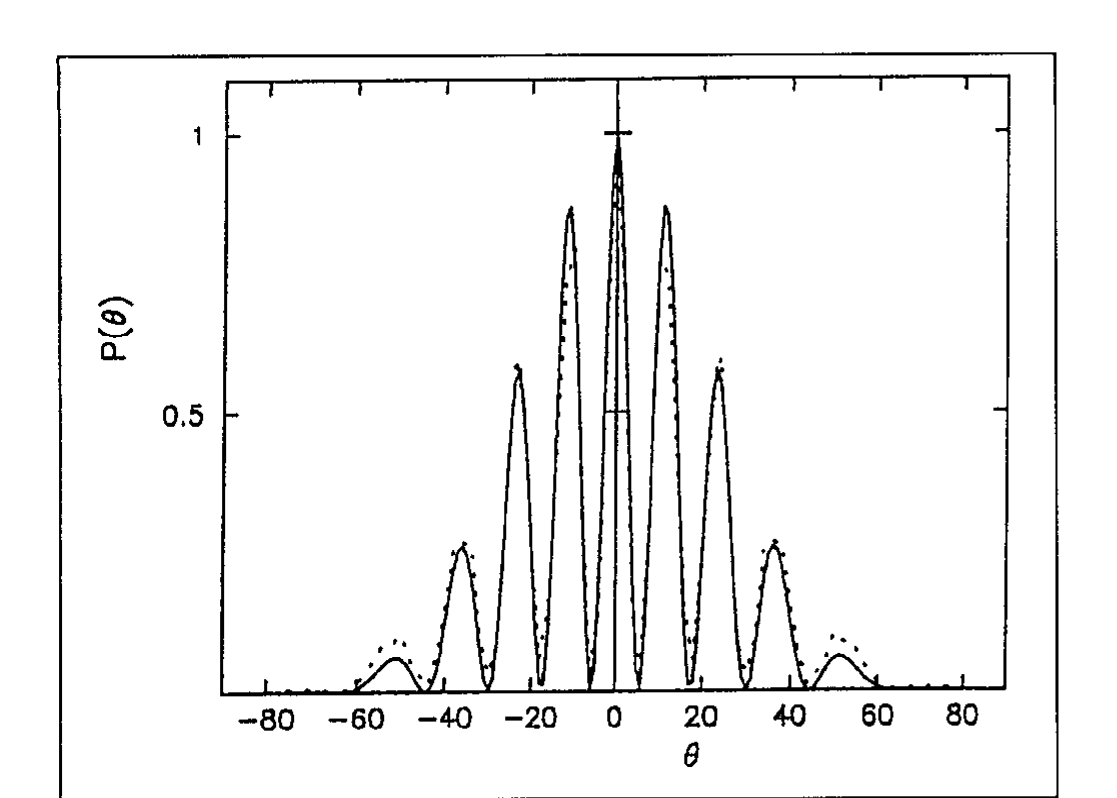
#> input picture case/quantum_double_slit/reference/figure2.png, 1117 x 798 px
$ python digitize.py
#> lines starting #> are read from the running program, lines starting #| are printed output that depends on the picture; after the words box and inside, x2 and y2 are one past the last pixel; in counts of white or black regions, pixels touching at a corner belong together
"""Trace the scanned Fig. 2 in image coordinates, independent of simulation data.

Run: python -m case.quantum_double_slit.digitize
The calibration and lobe windows apply only to the bundled 1117x798 crop.
"""
import argparse
import hashlib
import json
from pathlib import Path
import numpy as np
from PIL import Image
from scipy.ndimage import label
from scipy.signal import savgol_filter
from scipy.interpolate import PchipInterpolator

# Calibrate only from printed axes and ticks, never from FR or an aperture model.
ticks=np.arange(-80,81,20.)
bottom=np.array([265,356,443,529.5,613.5,700.5,789,875.5,962.])
top=np.array([270.5,359.5,447.5,533.5,617.5,704.5,793.5,880.5,966.5])
def intensity(x,y):return (691.5-.0089*(x-615)-y)/558.5
def angle(x,y):
 p=intensity(x,y); xx=bottom+(top-bottom)*p/1.095
 return np.interp(x,xx,ticks)
def xy(theta,p):
 x=np.interp(theta,ticks,bottom)+(np.interp(theta,ticks,top)-np.interp(theta,ticks,bottom))*p/1.095
 return x,691.5-.0089*(x-615)-558.5*p

def digitize(image, output):
#> called with output = 'case/quantum_double_slit/reference'
    image,output=Path(image),Path(output)
    output.mkdir(parents=True,exist_ok=True)
    im=np.array(Image.open(image).convert('L'))
    if im.shape!=(798,1117):
        raise ValueError('calibration requires the bundled 1117x798 source crop')
    height,width=im.shape
#> height = 798; width = 1117
    black=im<120
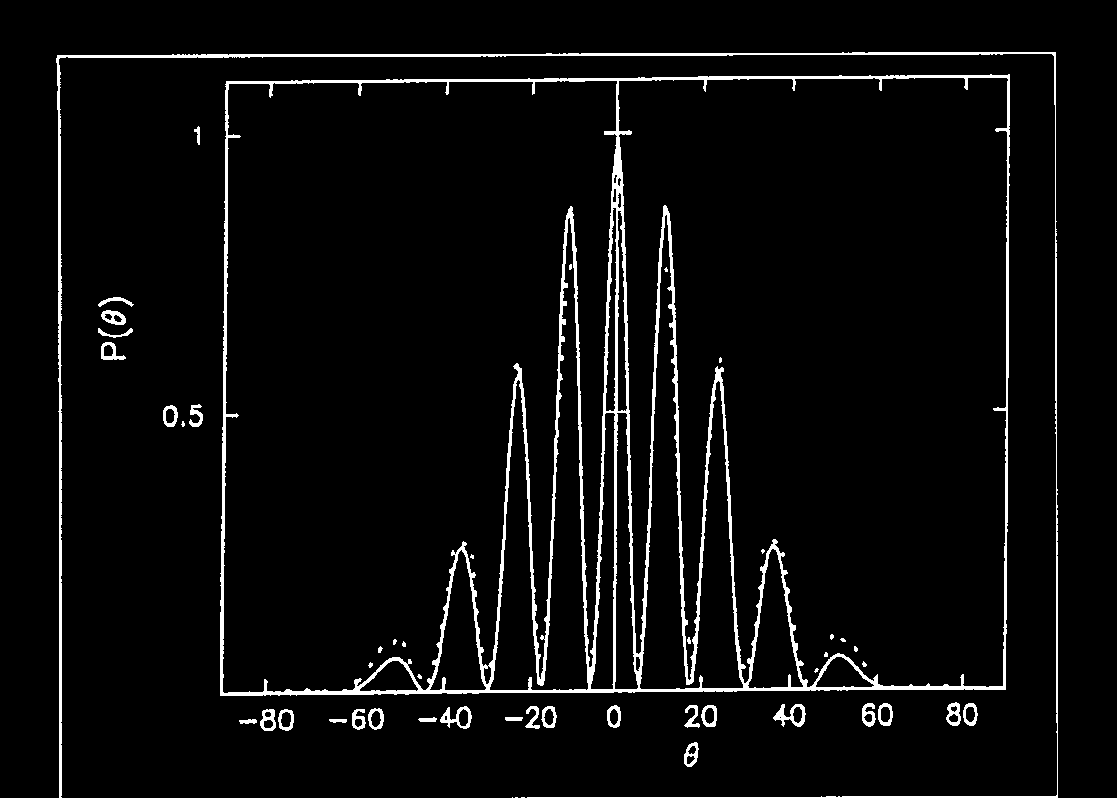
#> black: shape (798, 1117) bool; 4.5% white; 50 white regions (19 under 20 px), largest, box (x1, y1, x2, y2) and area: (220, 74, 1010, 696) 28450, (56, 52, 1058, 798) 6936, (773, 704, 806, 727) 323
    # Remove known coordinate-axis strokes; curve crossings remain marked occluded.
    mask=black.copy()
    for y in range(height):
     cx=613.6+(691.5-y)*4/600
     mask[y,max(0,round(cx-1.4)):round(cx+1.4)+1]=False
#> mask: shape (798, 1117) bool; 4.3% white; 57 white regions (20 under 20 px), largest, box (x1, y1, x2, y2) and area: (220, 78, 616, 696) 13488, (616, 74, 1010, 693) 12990, (56, 53, 616, 798) 3843
    mask[409:416,603:634]=False
#> mask: shape (798, 1117) bool; 4.3% white; 59 white regions (20 under 20 px), largest, box (x1, y1, x2, y2) and area: (220, 78, 616, 696) 12653, (616, 74, 1010, 693) 12144, (56, 53, 616, 798) 3843
    mask[129:138,602:634]=False
    for tx in bottom:
     by=691.5-.0089*(tx-615)
     mask[round(by-18):round(by+3),round(tx-3):round(tx+3)+1]=False
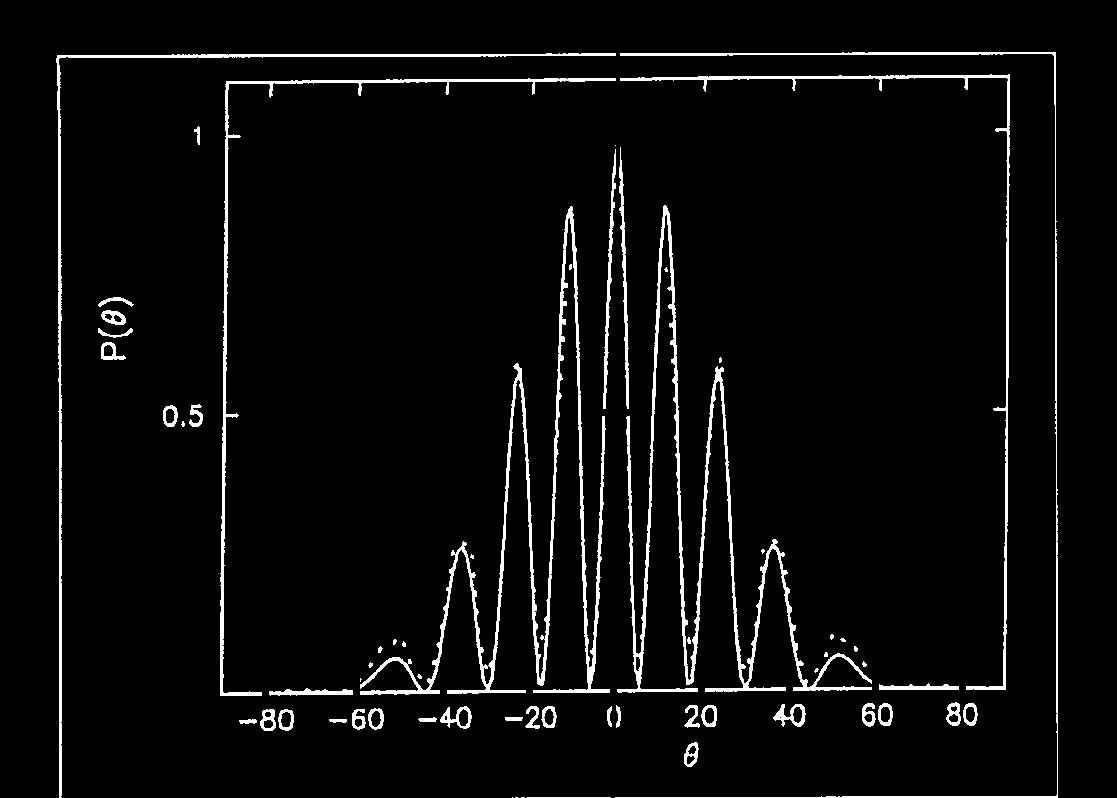
#> mask: shape (798, 1117) bool; 4.2% white; 62 white regions (21 under 20 px), largest, box (x1, y1, x2, y2) and area: (360, 206, 610, 695) 8312, (617, 205, 872, 693) 8234, (56, 53, 616, 798) 3843
    for x in range(width):mask[max(0,round(691.5-.0089*(x-615)-3)):,x]=False
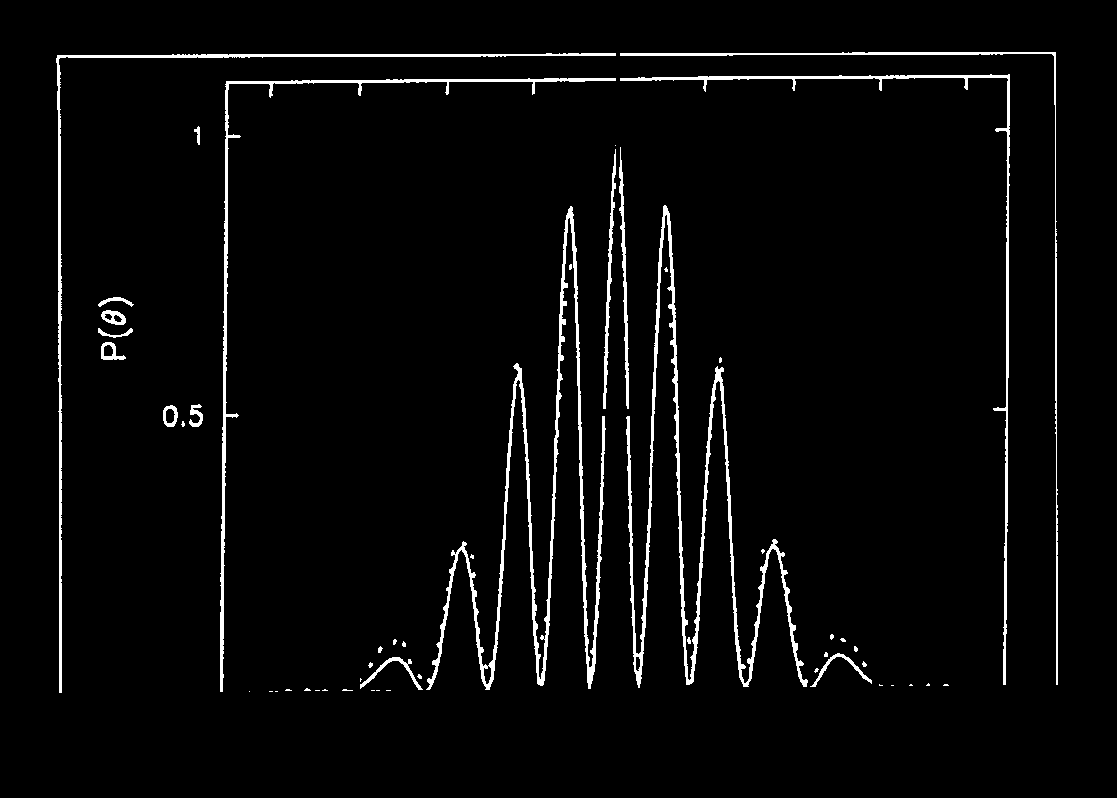
#> mask: shape (798, 1117) bool; 3.4% white; 53 white regions (34 under 20 px), largest, box (x1, y1, x2, y2) and area: (426, 206, 606, 690) 7124, (626, 205, 808, 688) 7099, (56, 53, 616, 693) 3531
    # Windows delimit lobes in IMAGE coordinates. Their peak height is measured
    # from ink, not specified as a numerical intensity anchor.
    windows=[(350,427,394,560),(427,487,463,470),(487,541,519,300),(541,591,570,170),
             (591,640,617,132),(640,691,666,170),(691,746,718,300),(746,806,775,470),(806,887,840,560)]
    labels,nlabels=label(mask); component_sizes=np.bincount(labels.ravel())
#> after `labels, nlabels = label(mask)`:
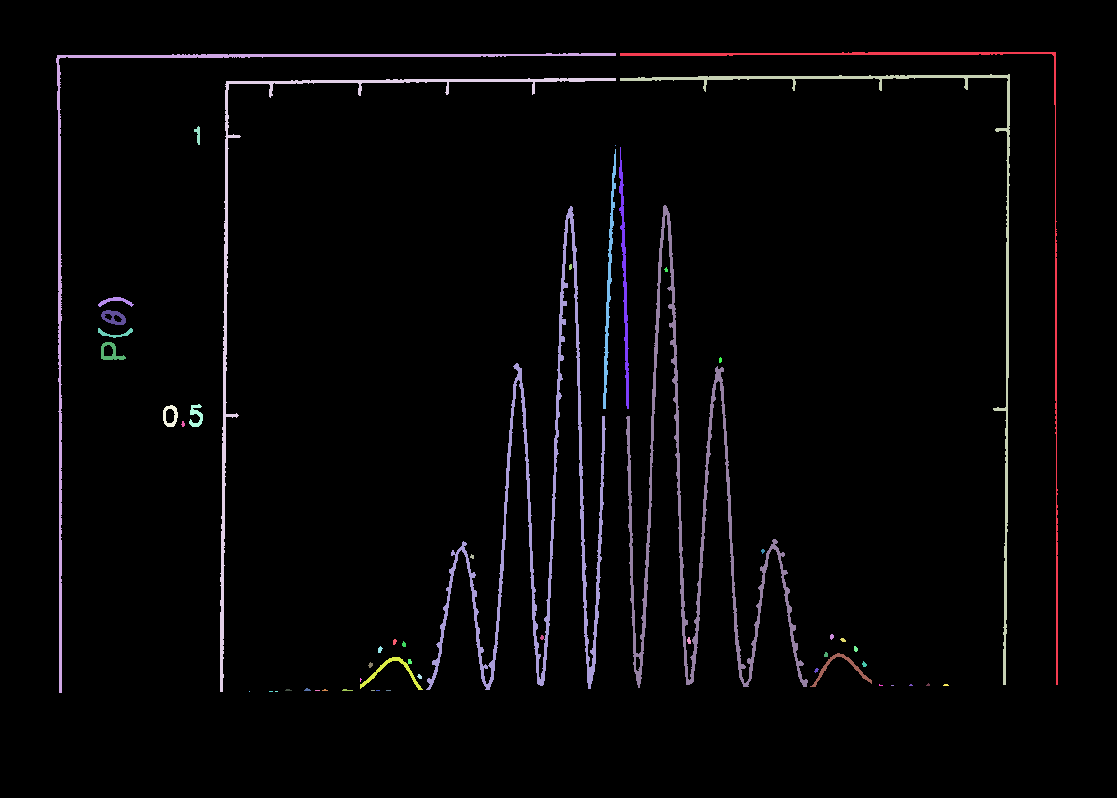
#> labels: shape (798, 1117) int32; 56 distinct labels, from 0 to 55; one colour per label, 0 black
#> after `labels, nlabels = label(mask)`: nlabels = 55
#> after `component_sizes = np.bincount(labels.ravel())`: component_sizes = 56 values, max 861142 at index 0, min 1 at index 6, mean 15917.2
    all_points=[];branch_points=[];peaks=[]
    for li,(left,right,guess,ystart) in enumerate(windows):
     if li==4:
      peakx,peaky=xy(0,1);peakx=float(peakx);peaky=float(peaky)
     else:
      rx=18 if li in (0,8) else 9
      yy,xx=np.where(mask[ystart:685,guess-rx:guess+rx+1]);yy=yy+ystart;xx=xx+guess-rx
      topy=int(yy.min());sel=yy<=topy+3
      peakx=float(np.median(xx[sel]));peaky=float(np.median(yy[sel]))
     peaks.append((peakx,peaky))
     split=peakx
     if li!=4:
      yy,xx=np.where(mask[ystart:685,guess-18:guess+19]);yy=yy+ystart;xx=xx+guess-18
      big=component_sizes[labels[yy,xx]]>100
      if np.any(big):
       topbig=yy[big].min(); split=float(np.median(xx[big&(yy<=topbig+3)]))
     for side,(lo,hi) in enumerate([(left,int(np.floor(split))),(int(np.ceil(split)),right)]):
      data=[]
      for y in range(int(np.ceil(peaky))+2,688):
       xs=np.flatnonzero(mask[y,lo:hi+1])+lo
       if not len(xs):continue
       groups=np.split(xs,np.where(np.diff(xs)>1)[0]+1)
       groups=[g for g in groups if len(g)>=2]
       if not groups:continue
       # A separated thick dash is preferred over the thin continuous model line.
       small=[g for g in groups if 3<=component_sizes[labels[y,int(g[len(g)//2])]]<100]
       widths=np.array([len(g) for g in groups]);g=max(small,key=len) if small else groups[int(np.argmax(widths))]
       x=float(g.mean())
       status=1 if small else 2
       spread=max(1.5,(xs.max()-xs.min())/2)
       data.append((x,float(y),status,spread))
      data=np.asarray(data)
      if len(data)<10:raise RuntimeError((li,side,'insufficient ink'))
      rawx=data[:,0].copy()
      # Small scan-pixel smoothing along each monotone branch, not across a peak.
      length=min(15,len(data)//2*2-1)
      smoothed=savgol_filter(rawx,length,2)
      # Keep the path inside the local measured ink envelope, expanded by 1 pixel.
      data[:,0]=np.clip(smoothed,rawx-data[:,3]-1,rawx+data[:,3]+1)
      vals=[]
      for j,(x,y,status,spread) in enumerate(data):
       vals.append((angle(x,y),max(0,intensity(x,y)),x,y,status,spread,li,side))
      values=np.asarray(vals)
      resolved=values[values[:,4]==1]
      # On branches with separated dashes, use their measured centre positions
      # to bridge between dash fragments rather than reverting to the solid line.
      if len(resolved)>=4:
       ry=np.unique(resolved[:,3]); rx=np.array([np.median(resolved[resolved[:,3]==v,2]) for v in ry])
       interp=PchipInterpolator(ry,rx,extrapolate=False)
       inside=(values[:,3]>=ry[0])&(values[:,3]<=ry[-1])
       values[inside,2]=interp(values[inside,3])
       for j in np.flatnonzero(inside):
        xx,yy=values[j,2:4];values[j,0]=angle(xx,yy);values[j,1]=max(0,intensity(xx,yy))
        if values[j,4]!=1:values[j,4]=4
      branch_points.append(values);all_points.extend(values)
     # Peak from raster. The central normalized point is explicitly occluded.
     all_points.append((0 if li==4 else angle(peakx,peaky),1 if li==4 else intensity(peakx,peaky),peakx,peaky,3 if li==4 else 2,2,li,2))
#> this loop made 9 passes
#> (topy, peakx, peaky, topbig) on pass 1: (639, 395, 641, 657)
#> (topy, peakx, peaky, topbig) on pass 2: (541, 464, 543, 541)
    pts=np.asarray(all_points);pts=pts[np.argsort(pts[:,0])]
    # Reduce repeated pixel rows in equal ANGLE bins to avoid slope-weighted sampling.
    bins=np.floor((pts[:,0]+80)/.1).astype(int)
    result=[]
    for b in np.unique(bins):
     group=pts[bins==b]; v=np.median(group,axis=0);
     v[4]=1 if np.all(group[:,4]==1) else (2 if np.any(group[:,4]==2) else (3 if np.any(group[:,4]==3) else 4))
     result.append(v)
#> this loop made 904 passes
#> b on passes 1 to 3: 210, 212, 213
    result=np.array(result);result=result[np.argsort(result[:,0])]

    columns='angle_degrees,normalized_intensity,pixel_x,pixel_y,status,pixel_halfwidth,lobe,branch'
    np.savetxt(output/'figure2.csv',result,delimiter=',',header=columns,comments='',fmt='%.8f')
    np.savetxt(output/'figure2_trace_rows.csv',pts,delimiter=',',header=columns,comments='',fmt='%.8f')
    metadata=dict(version=2,source_sha256=hashlib.sha256(image.read_bytes()).hexdigest(),
        source_size=[width,height],source_pdf_page=7,render_dpi=300,crop=[93,93,1210,891],
        angle_ticks=ticks.tolist(),bottom_tick_x=bottom.tolist(),top_tick_x=top.tolist(),
        raw_trace_rows=len(pts),angle_bins=len(result),angle_bin_width=.1,
        status_codes={1:'separated_dash',2:'overlap',3:'axis_normalization',4:'dash_gap'},
        status_counts={str(int(k)):int(v) for k,v in zip(*np.unique(result[:,4],return_counts=True))},
        notes=['No FR solution or theoretical diffraction formula is read.',
               'Lobe windows constrain image regions, not numerical peak heights.',
               'Overlapping ink does not identify the authors numerical curve uniquely.',
               'No precise method ranking is justified by these image traces.'])
    (output/'digitization.json').write_text(json.dumps(metadata,indent=2)+'\n')
    import matplotlib
    matplotlib.use('Agg')
    import matplotlib.pyplot as plt
    fig,ax=plt.subplots(figsize=(14,10))
    ax.imshow(im,cmap='gray',vmin=0,vmax=255)
    colors={1:'lime',2:'deepskyblue',3:'magenta',4:'orange'}
    labels_text={1:'Separated dash',2:'Overlapping ink',3:'Axis / normalization',4:'Between dashes'}
    for code in (2,4,1,3):
        selected=result[result[:,4]==code]
        if len(selected):ax.scatter(selected[:,2],selected[:,3],s=4,c=colors[code],label=labels_text[code],alpha=.8)
    ax.set_xlim(235,990);ax.set_ylim(700,110);ax.legend(loc='upper left',fontsize=9)
    ax.set_title('Full image trace: observed ink and unresolved regions')
    fig.tight_layout();fig.savefig(output/'trace_overlay.png',dpi=180);plt.close(fig)
#> after `fig.tight_layout()`:
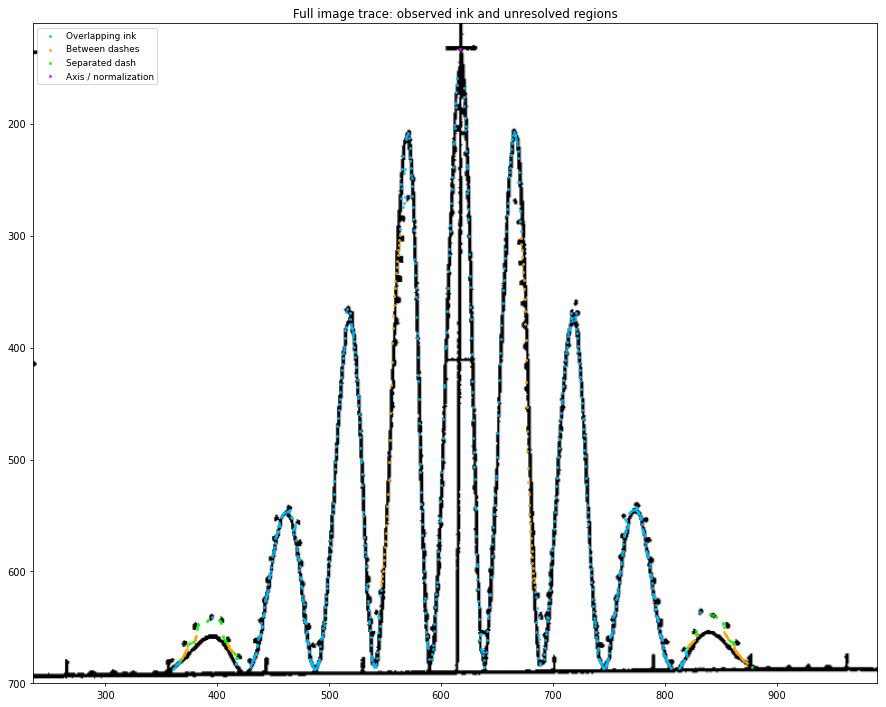
#> figure drawn by matplotlib, 1 panel
    print(json.dumps(metadata,indent=2))
#> (printed output is left out)
    return result


def main():
    parser=argparse.ArgumentParser(description=__doc__)
    root=Path(__file__).with_name('reference')
    parser.add_argument('--image',default=str(root/'figure2.png'))
    parser.add_argument('--output',default=str(root))
    args=parser.parse_args();digitize(args.image,args.output)


if __name__=='__main__': main()
